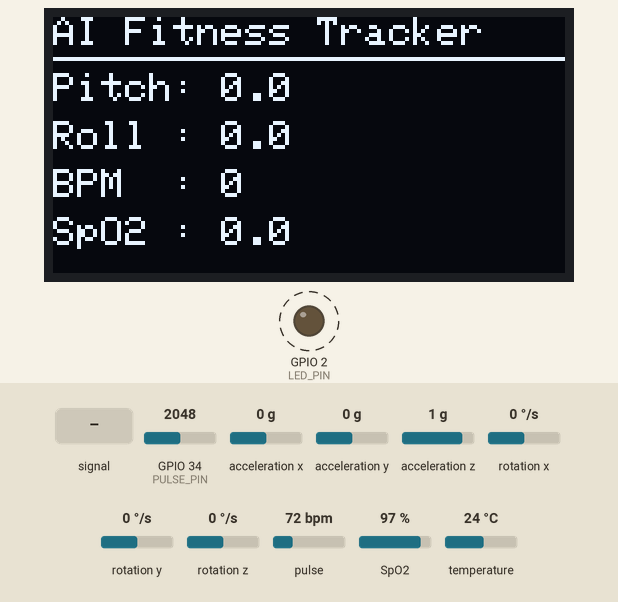
The sketch below on a simulated ESP32. Parts: 128×64 one-colour display, output pins drawn as LEDs (lit = HIGH). Dashed ring = blinking. The inputs (shaded band) are chosen by the test bench; at power-on: SpO2 97 %, acceleration x 0 g, acceleration y 0 g, acceleration z 1 g, GPIO 34 (PULSE_PIN) = 2048, rotation x 0 °/s, rotation y 0 °/s, rotation z 0 °/s, pulse 72 bpm, temperature 24 °C. WiFi joins after 1.5 s; servers stay silent unless stated; what the sketch prints to the serial monitor is not drawn.

Above: at 11.1 s.
11.2 s: GPIO 34 (PULSE_PIN) fed a 200 Hz sine of ±1842 counts around its level
At 13.1 s:
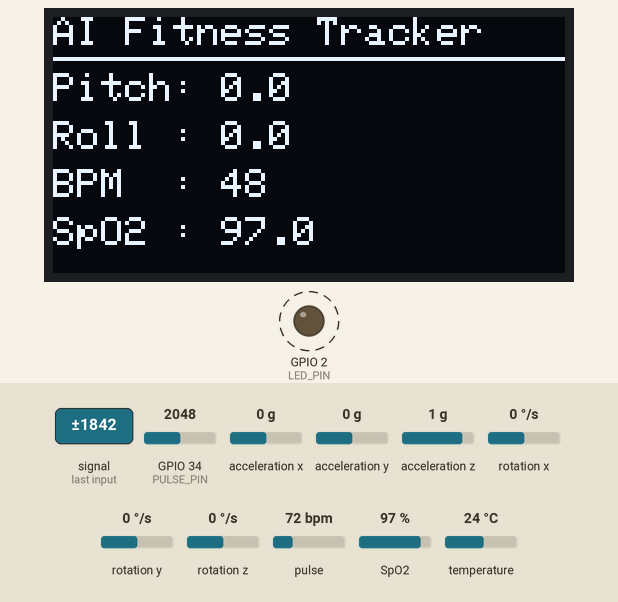
14.2 s: SpO2 set to 100 %
At 15.7 s:
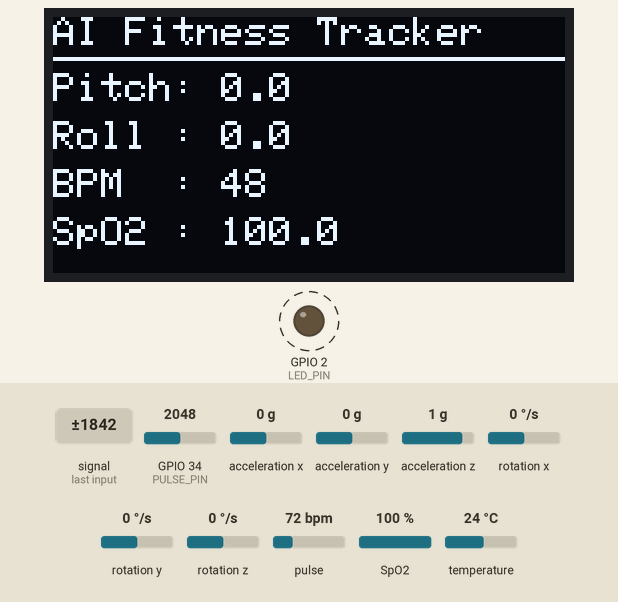
16.5 s: acceleration x set to -1.4 g
At 17.9 s:
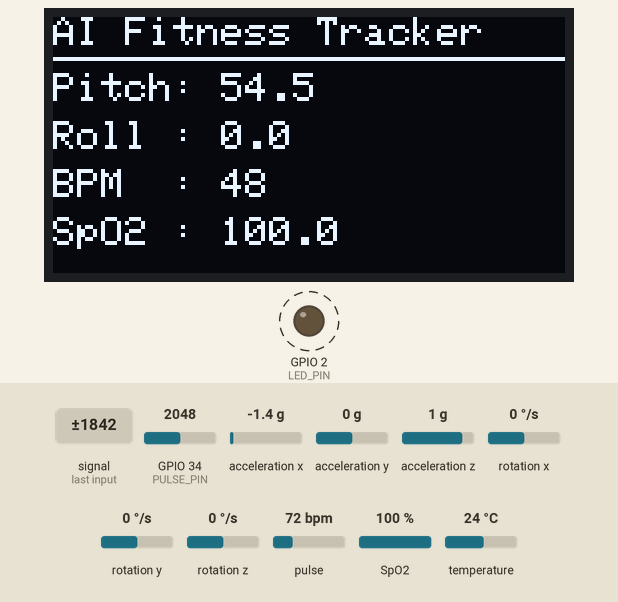
18.1 s: acceleration y set to -1.4 g
At 19.6 s:
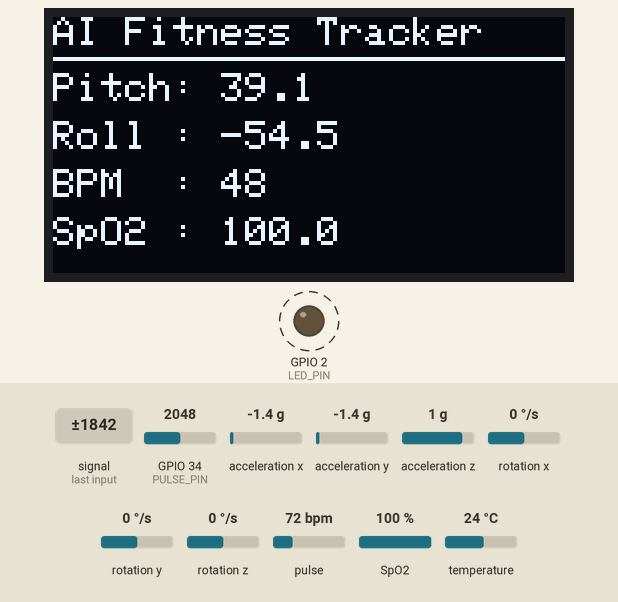
19.7 s: acceleration z set to -1.4 g
At 20.7 s:
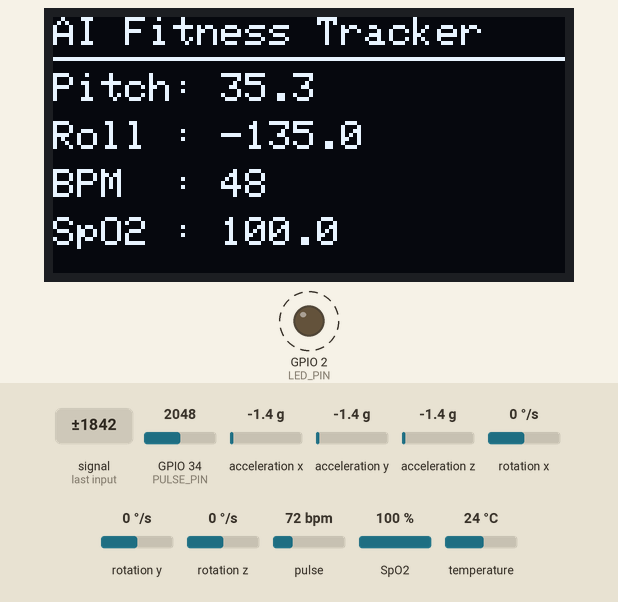
21.5 s: acceleration x set to -0.8 g
At 23.1 s:
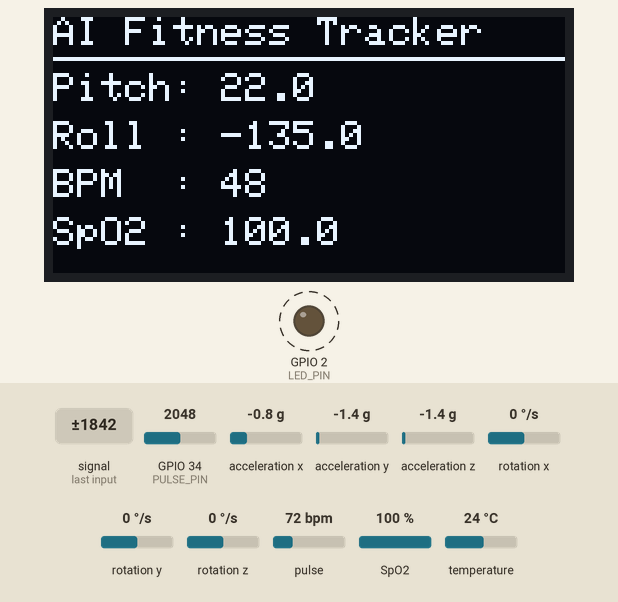
Timing chart, 0 to 24.3 s (numbered marks = the images above; inputs shaded):
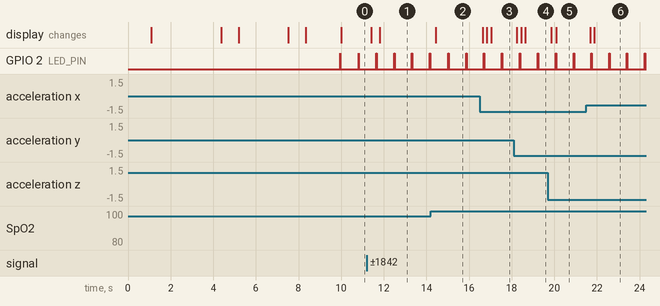

Measured:
- after the input at 11.2 s, the display: first changes after 0.22 s (image 1 shows a later state)
- after the input at 14.2 s, the display: changes after 0.23 s (image 2)
- after the input at 16.5 s, the display: first changes after 0.13 s (image 3 shows a later state)
- after the input at 18.1 s, the display: first changes after 0.14 s (image 4 shows a later state)
- after the input at 19.7 s, the display: first changes after 0.17 s (image 5 shows a later state)
- after the input at 21.5 s, the display: first changes after 0.18 s (image 6 shows a later state)
- by itself, GPIO 2 (LED_PIN): alternates HIGH for 0.02 s and LOW for 0.82 s

The sketch:

esp32_fitness_tracker.ino
```cpp
/*
  Final: ESP32 Fitness Tracker + SpO2
  - MPU6050 (GY-521)
  - MAX30100 (SpO2 + Pulse)
  - Circular analog pulse sensor (for backup)
  - WiFi + WebSocket broadcast
*/

#include <WiFi.h>
#include <WebSocketsServer.h>
#include <Wire.h>
#include <Adafruit_GFX.h>
#include <Adafruit_SSD1306.h>
#include <Adafruit_MPU6050.h>
#include <Adafruit_Sensor.h>
#include <ArduinoJson.h>
#include "MAX30100_PulseOximeter.h"

// ======== CONFIG ========
const char* ssid = "Utkarsh's Galaxy A54 5G";
const char* password = "123456ab";

#define SCREEN_WIDTH 128
#define SCREEN_HEIGHT 64
#define OLED_ADDR 0x3C
#define I2C_SDA 21
#define I2C_SCL 22
#define PULSE_PIN 34
#define LED_PIN 2

// ======== OBJECTS ========
Adafruit_SSD1306 display(SCREEN_WIDTH, SCREEN_HEIGHT, &Wire, -1);
Adafruit_MPU6050 mpu;
WebSocketsServer webSocket(81);
PulseOximeter pox;

// ======== GLOBALS ========
float pitch_smooth = 0, roll_smooth = 0, pitch_offset = 0, roll_offset = 0, yaw = 0;
float ax_raw = 0, ay_raw = 0, az_raw = 0;
float gx_dps = 0, gy_dps = 0, gz_dps = 0;
const float alpha = 0.90f;

int sensorSignal = 0;
int threshold = 520;
bool pulseDetected = false;
unsigned long lastPeakTime = 0;
float bpm = 0, avgBPM = 0;
const int avgWindow = 8;
float bpmBuffer[avgWindow] = {0};
int bpmIndex = 0;

float spo2 = 0;   // SpO2 from MAX30100
float hr_spo2 = 0; // HR from MAX30100

unsigned long lastSend = 0, lastDisplayUpdate = 0;
const unsigned long sendInterval = 200;
const unsigned long displayInterval = 200;

// ======== PROTOTYPES ========
void displayIntro(const char*, const char*);
void calibrateMPU();
void readSensorsAndCompute();
void readPulse();
void updateDisplay();
void sendSensorData();
void webSocketEvent(uint8_t, WStype_t, uint8_t*, size_t);
void onBeatDetected();

// ======== SETUP ========
void setup() {
  Serial.begin(115200);
  Wire.begin(I2C_SDA, I2C_SCL);
  pinMode(LED_PIN, OUTPUT);
  digitalWrite(LED_PIN, LOW);

  // OLED init
  if (!display.begin(SSD1306_SWITCHCAPVCC, OLED_ADDR)) {
    for (;;);
  }
  display.clearDisplay();
  display.setTextColor(SSD1306_WHITE);
  displayIntro("AI Fitness Tracker", "Initializing...");

  // MPU6050 init
  if (!mpu.begin()) {
    displayIntro("MPU6050", "Connection Failed!");
    for (;;);
  }
  mpu.setAccelerometerRange(MPU6050_RANGE_2_G);
  mpu.setGyroRange(MPU6050_RANGE_250_DEG);
  mpu.setFilterBandwidth(MPU6050_BAND_21_HZ);
  delay(200);

  displayIntro("Calibrating MPU", "Keep still...");
  calibrateMPU();

  // ===== MAX30100 INIT =====
  displayIntro("MAX30100", "Starting...");
  if (!pox.begin()) {
    Serial.println("MAX30100 not found - check wiring");
    displayIntro("MAX30100", "Not found!");
  } else {
    pox.setIRLedCurrent(MAX30100_LED_CURR_7_6MA);
    pox.setOnBeatDetectedCallback(onBeatDetected);
    Serial.println("MAX30100 initialized.");
  }

  // WiFi
  displayIntro("WiFi", "Connecting...");
  WiFi.begin(ssid, password);
  int attempts = 0;
  while (WiFi.status() != WL_CONNECTED && attempts < 40) {
    delay(250);
    Serial.print(".");
    attempts++;
  }
  if (WiFi.status() == WL_CONNECTED) {
    displayIntro("WiFi Connected", WiFi.localIP().toString().c_str());
  } else {
    displayIntro("WiFi", "Failed!");
  }

  // WebSocket
  webSocket.begin();
  webSocket.onEvent(webSocketEvent);

  displayIntro("System Ready", "Streaming...");
  delay(800);
}

// ======== LOOP ========
void loop() {
  webSocket.loop();
  pox.update();

  hr_spo2 = pox.getHeartRate();
  spo2 = pox.getSpO2();

  readSensorsAndCompute();
  readPulse();

  if (millis() - lastSend >= sendInterval) {
    lastSend = millis();
    sendSensorData();
  }

  if (millis() - lastDisplayUpdate >= displayInterval) {
    lastDisplayUpdate = millis();
    updateDisplay();
  }
}

// ======== FUNCTIONS ========

void onBeatDetected() {
  digitalWrite(LED_PIN, HIGH);
  delay(20);
  digitalWrite(LED_PIN, LOW);
}

void displayIntro(const char* line1, const char* line2) {
  display.clearDisplay();
  display.setTextSize(1);
  display.setCursor(0, 10);
  display.println(line1);
  display.setCursor(0, 30);
  display.println(line2);
  display.display();
  delay(800);
}

void calibrateMPU() {
  const int N = 300;
  double ax = 0, ay = 0, az = 0;
  sensors_event_t a, g, temp;
  delay(300);
  for (int i = 0; i < N; ++i) {
    mpu.getEvent(&a, &g, &temp);
    ax += a.acceleration.x;
    ay += a.acceleration.y;
    az += a.acceleration.z;
    delay(5);
  }
  ax /= N; ay /= N; az /= N;
  pitch_offset = atan2(-ax, sqrt(ay * ay + az * az)) * 180.0 / PI;
  roll_offset = atan2(ay, az) * 180.0 / PI;
  pitch_smooth = roll_smooth = 0.0;
}

void readSensorsAndCompute() {
  sensors_event_t a, g, temp;
  mpu.getEvent(&a, &g, &temp);
  ax_raw = a.acceleration.x / 9.80665f;
  ay_raw = a.acceleration.y / 9.80665f;
  az_raw = a.acceleration.z / 9.80665f;

  float pitch_raw = atan2(-a.acceleration.x, sqrt(a.acceleration.y * a.acceleration.y + a.acceleration.z * a.acceleration.z)) * 180.0f / PI;
  float roll_raw = atan2(a.acceleration.y, a.acceleration.z) * 180.0f / PI;
  float pitch_corr = pitch_raw - pitch_offset;
  float roll_corr = roll_raw - roll_offset;
  pitch_smooth = alpha * pitch_smooth + (1 - alpha) * pitch_corr;
  roll_smooth = alpha * roll_smooth + (1 - alpha) * roll_corr;
  gx_dps = g.gyro.x * 180.0f / PI;
  gy_dps = g.gyro.y * 180.0f / PI;
  gz_dps = g.gyro.z * 180.0f / PI;
  yaw += gz_dps * ((float)sendInterval / 1000.0f);
  if (yaw > 180.0f) yaw -= 360.0f;
  if (yaw < -180.0f) yaw += 360.0f;
}

void readPulse() {
  sensorSignal = analogRead(PULSE_PIN);
  unsigned long now = millis();
  if (sensorSignal > threshold && !pulseDetected) {
    pulseDetected = true;
    unsigned long interval = now - lastPeakTime;
    if (lastPeakTime != 0 && interval > 300 && interval < 2000) {
      float instantBPM = 60000.0f / (float)interval;
      bpmBuffer[bpmIndex] = instantBPM;
      bpmIndex = (bpmIndex + 1) % avgWindow;
      float sum = 0; int cnt = 0;
      for (int i = 0; i < avgWindow; ++i) {
        if (bpmBuffer[i] > 0.1f) { sum += bpmBuffer[i]; cnt++; }
      }
      if (cnt > 0) avgBPM = sum / cnt;
      bpm = instantBPM;
    }
    lastPeakTime = now;
  }
  if (sensorSignal < threshold - 30) pulseDetected = false;
}

void updateDisplay() {
  display.clearDisplay();
  display.setTextSize(1);
  display.setCursor(0, 0);
  display.println("AI Fitness Tracker");
  display.drawLine(0, 10, SCREEN_WIDTH - 1, 10, SSD1306_WHITE);

  display.setCursor(0, 14);
  display.print("Pitch: "); display.println(pitch_smooth, 1);
  display.setCursor(0, 26);
  display.print("Roll : "); display.println(roll_smooth, 1);
  display.setCursor(0, 38);
  display.print("BPM  : "); display.println((int)round(avgBPM));
  display.setCursor(0, 50);
  display.print("SpO2 : "); display.println(spo2, 1);
  display.display();
}

void sendSensorData() {
  StaticJsonDocument<512> doc;
  doc["pitch"] = round(pitch_smooth * 10.0f) / 10.0f;
  doc["roll"] = round(roll_smooth * 10.0f) / 10.0f;
  doc["yaw"] = round(yaw * 10.0f) / 10.0f;

  // ✅ Added corrected accel key names for dashboard
  doc["accel_x"] = ax_raw;
  doc["accel_y"] = ay_raw;
  doc["accel_z"] = az_raw;

  doc["gyro_x"] = gx_dps;
  doc["gyro_y"] = gy_dps;
  doc["gyro_z"] = gz_dps;

  // Pulse + SpO2
  doc["heartRate"] = (int)round(avgBPM);
  doc["spo2"] = spo2;
  doc["hr_spo2"] = hr_spo2;

  doc["wifi"] = (WiFi.status() == WL_CONNECTED) ? "ok" : "lost";
  doc["timestamp"] = millis() / 1000.0f;

  String out;
  serializeJson(doc, out);
  Serial.println(out);
  webSocket.broadcastTXT(out);
}

void webSocketEvent(uint8_t num, WStype_t type, uint8_t *payload, size_t length) {
  switch (type) {
    case WStype_CONNECTED:
      webSocket.sendTXT(num, "{\"status\":\"connected\"}");
      break;
    default:
      break;
  }
}
```
